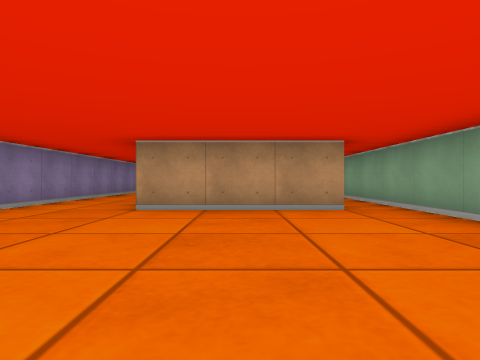
[1] (above)

19 first-person views from a walk through a cub3D level. The camera is about half as high as the walls, looks level and sees 75° across. The floor is counted in squares. Each view is taken from the middle of a square. On the plan, view 1 faces up. The plan holds only what a view shows up to about 9 squares ahead; the rest is blank.

[2]
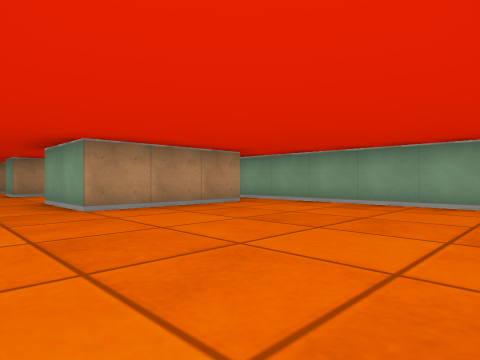

[3]
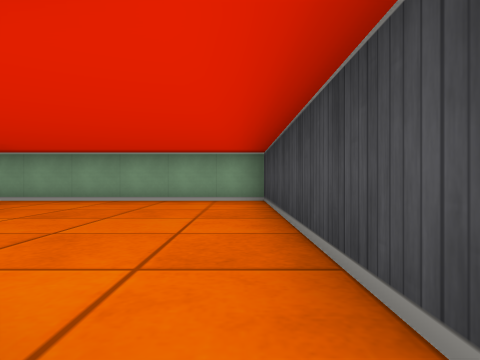

[4]
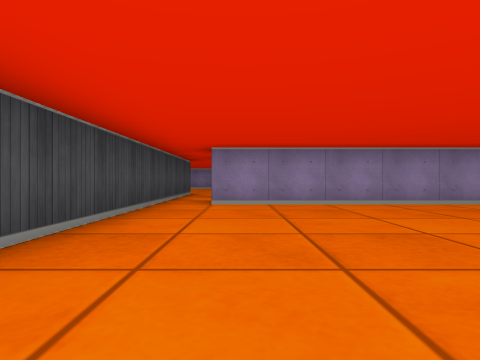

[5]
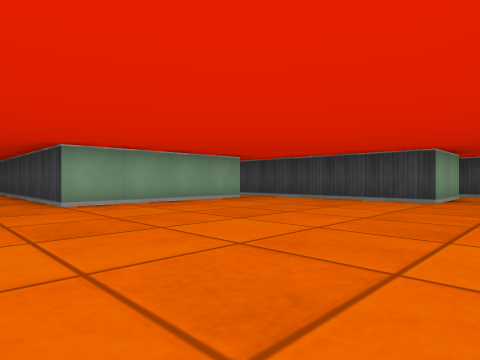

[6]
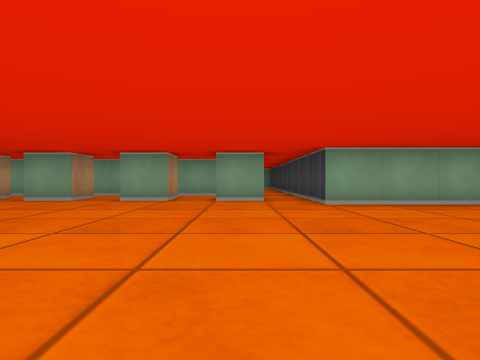

[7]
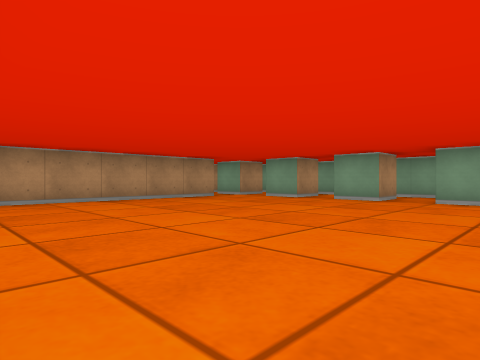

[8]
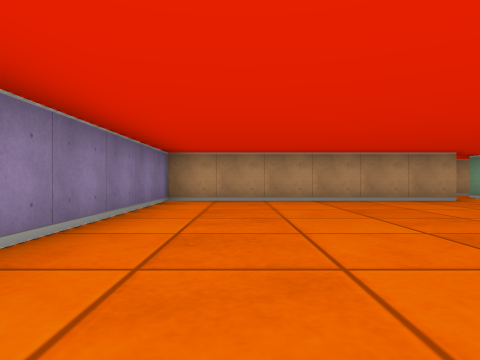

[9]
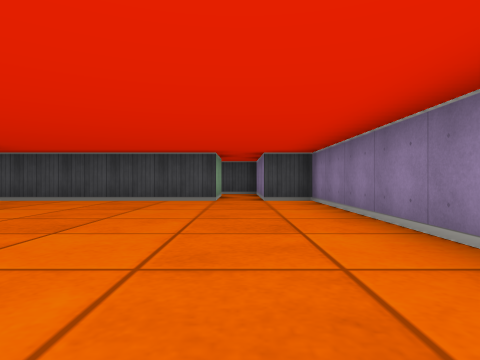

[10]
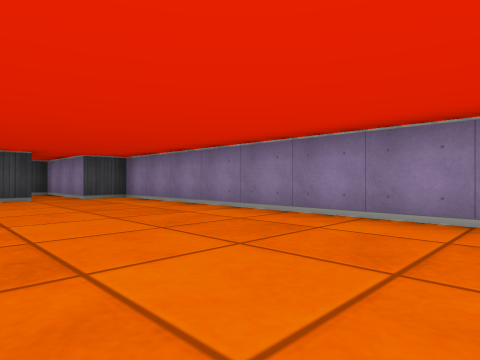

[11]
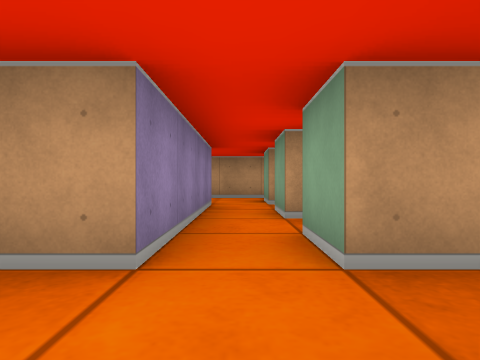

[12]
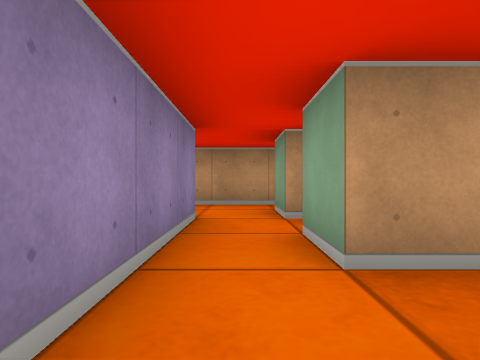

[13]
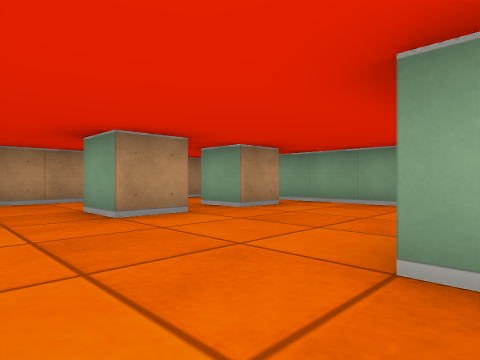

[14]
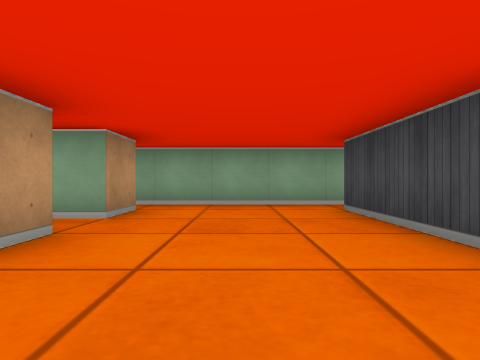

[15]
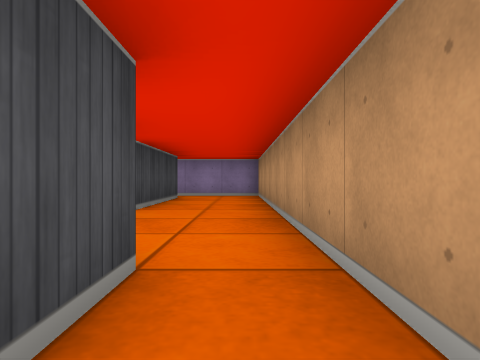

[16]
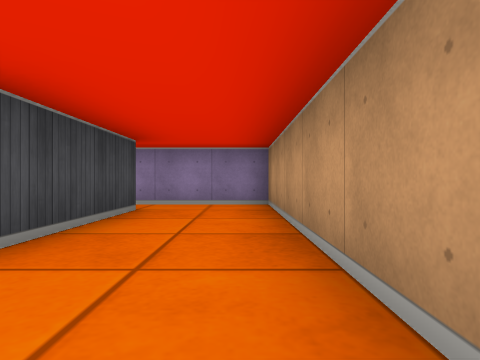

[17]
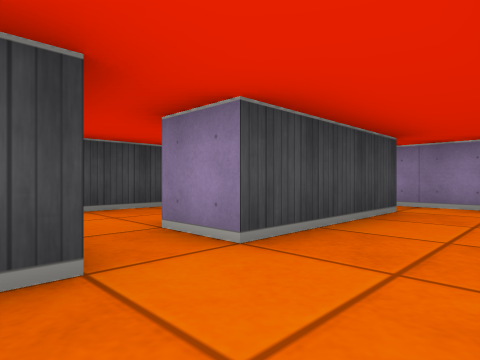

[18]
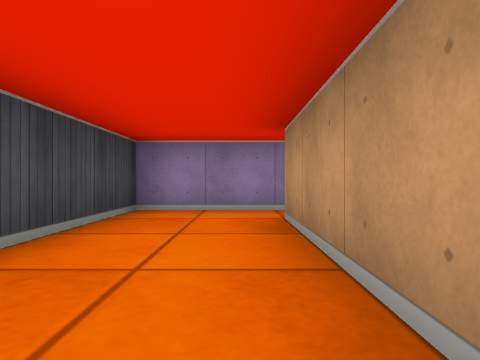

[19]
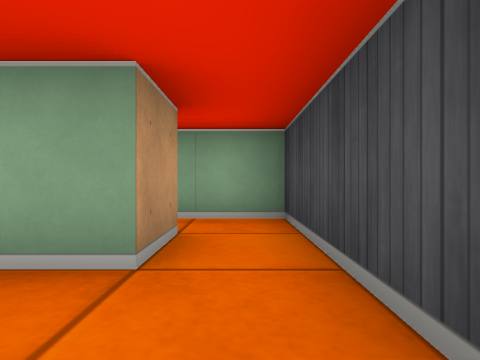

### Floor plan
Points are (right, up) in squares from view 1. A wall is a line through its corners. A room is listed if a view was taken in it or the views show most of it. See-through windows are left out.
Room 1 (views 1, 2, 3, 4, 13)
walls: (1.6, 4.5) (-1.5, 4.5) (-1.5, 6.5); (-3.5, 6.5) (-3.5, 0.5); (-4.5, -0.5) (2.5, -0.5) (2.5, 6.4)
ways out: opening at (-4, 0) to room 2; opening at (-2.5, 5.5) to room 3; opening at (2, 5.5) to room 3
Room 2 (views 5, 6, 7, 8, 9, 10, 11, 12, 15, 19)
walls: (-6.5, 0.5) (-6.5, 1.5); (-5.5, 2.5) (-6.5, 2.5) (-6.5, 3.5); (-5.4, 4.5) (-6.5, 4.5) (-6.5, 5.5); (-4.5, 1.6) (-4.5, 5); (-5.5, 6.5) (-6.5, 6.5) (-6.5, 7.5); (-7.5, -4.5) (-7.5, -0.5) (-4.5, -0.5); (-5.8, 8.5) (-6.5, 8.5) (-6.5, 9.5); (-7.5, 10.5) (-7.5, 6.5) (-13.5, 6.5) (-13.5, -5.5) (-12.5, -5.5) (-12.5, -8.2); (-6.5, 10.5) (-6.5, 11.5) (-5.6, 11.5); (-11.5, -7.5) (-11.5, -5.5) (-7.5, -5.5); (-5.6, 12.5) (-7.6, 12.5)
ways out: opening at (-4, 0) to room 1; opening at (-8, 11.5) to room 4; opening at (-7, -5) to room 6; opening at (-12, -6.5)
Room 3 (view 14)
walls: (-0.5, 9.5) (-1.5, 9.5) (-1.5, 10.5); (-3.5, 9) (-3.5, 6.5); (-1.1, 6.5) (1.5, 6.5); (1.5, 9.5) (0.5, 9.5) (0.5, 10.5); (-0.8, 12.5) (-2.2, 12.5); (2.5, 6.4) (2.5, 10.4); (2.1, 12.5) (1.6, 12.5)
ways out: opening at (-2.5, 5.5) to room 1; opening at (2, 5.5) to room 1
Room 4 (views 16, 17)
walls: (-12.5, 10.5) (-9.5, 10.5) (-9.5, 9.5); (-7.6, 12.5) (-13.5, 12.5) (-13.5, 9.5)
ways out: opening at (-8, 11.5) to room 2; opening at (-13, 10) to room 5; opening at (-9, 10) to room 5
Room 5 (view 18)
walls: (-9.5, 9.5) (-12.5, 9.5); (-13.5, 9.5) (-13.5, 7.5) (-9.5, 7.5)
ways out: opening at (-13, 10) to room 4; opening at (-9, 10) to room 4
Room 6 (no view inside)
walls: (-7.5, -5.5) (-5.5, -5.5) (-5.5, -4.2); (-6.5, -4.5) (-7.5, -4.5)
ways out: opening at (-7, -5) to room 2; opening at (-6, -3.5)

Where each view was taken, in squares from view 1:
view 1: 0 up, 0 right, facing up
view 2: 0 up, 3 left, facing up-right
view 3: 0 up, 4 left, facing right
view 4: 1 up, 2 right, facing left
view 5: 1 up, 13 left, facing down-right
view 6: 1 up, 13 left, facing right
view 7: 0 up, 13 left, facing up-right
view 8: 0 up, 12 left, facing up
view 9: 1 up, 12 left, facing down
view 10: 2 up, 10 left, facing down-left
view 11: 5 up, 7 left, facing up
view 12: 7 up, 7 left, facing up
view 13: 6 up, 3 left, facing up-right
view 14: 8 up, 3 left, facing right
view 15: 12 up, 5 left, facing left
view 16: 12 up, 8 left, facing left
view 17: 12 up, 8 left, facing down-left
view 18: 9 up, 9 left, facing left
view 19: 5 down, 9 left, facing right
